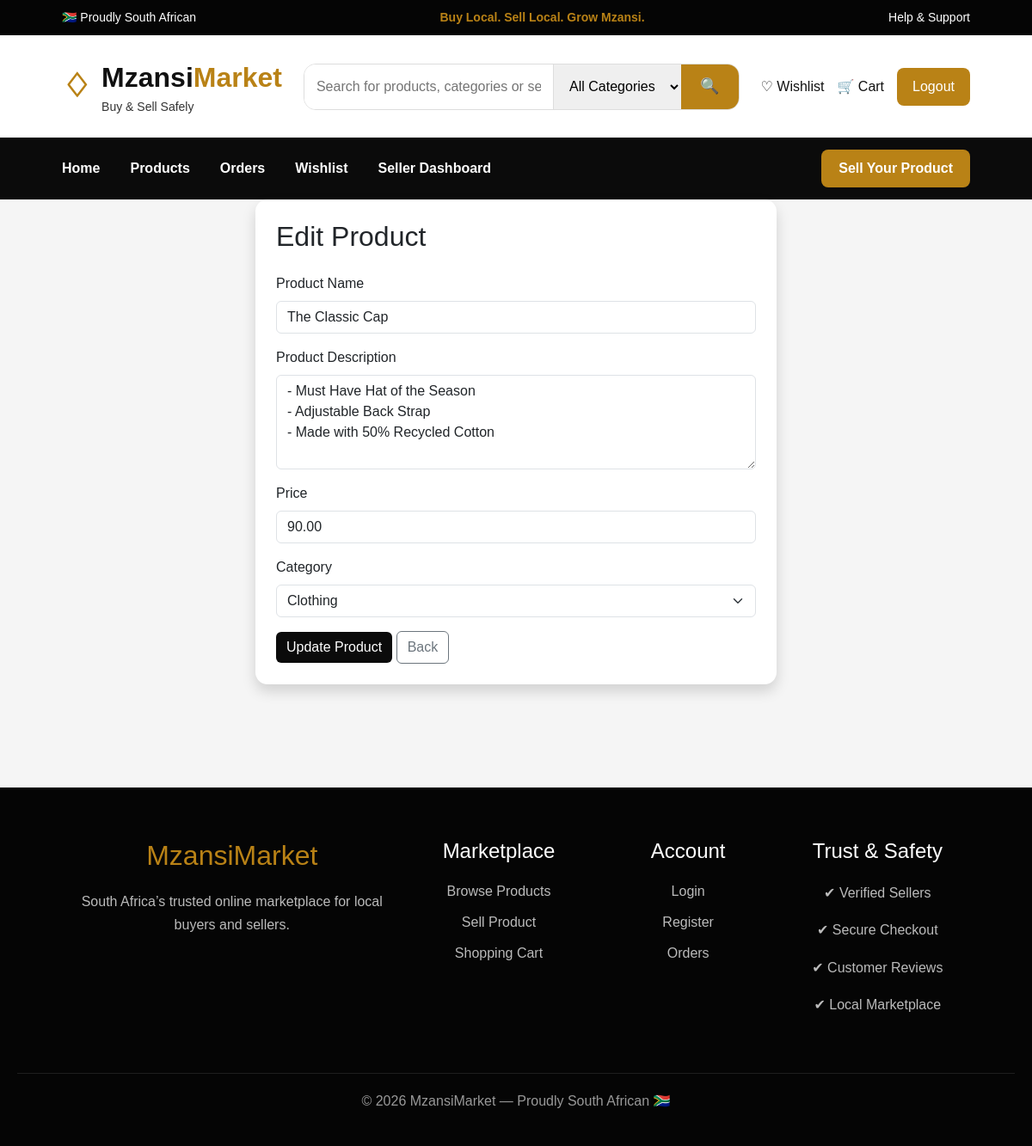
The page /seller/edit_product.php?id=7 (signed in) on the database its author committed.
### tables this page shows
CREATE TABLE `products` (
  `product_id` int(11) NOT NULL,
  `seller_id` int(11) DEFAULT NULL,
  `product_name` varchar(255) DEFAULT NULL,
  `description` text DEFAULT NULL,
  `price` decimal(10,2) DEFAULT NULL,
  `image` varchar(255) DEFAULT NULL,
  `category` varchar(100) DEFAULT NULL,
  `created_at` timestamp NOT NULL DEFAULT current_timestamp(),
  `stock` int(11) DEFAULT 1
);

### seller/edit_product.php (the view, shortened to what this page needs)
<?php
include("../includes/db.php");
include("../includes/header.php");
$product_id = $_GET['id'];
$seller_id = $_SESSION['user_id'];
$sql = "SELECT * FROM products
        WHERE product_id='$product_id'
        AND seller_id='$seller_id'";
$result = mysqli_query($conn, $sql);
$product = mysqli_fetch_assoc($result);
?>
<div class="row justify-content-center">
    <div class="col-md-7">
        <div class="card shadow">
            <div class="card-body p-4">
                <h2 class="mb-4">Edit Product</h2>
                <form method="POST">
                    <div class="mb-3">
                        <label class="form-label">Product Name</label>
                        <input type="text" name="product_name" class="form-control"
                               value="<?php echo $product['product_name']; ?>" required>
                    </div>
                    <div class="mb-3">
                        <label class="form-label">Product Description</label>
                        <textarea name="description" class="form-control" rows="4" required><?php echo $product['description']; ?></textarea>
                    </div>
                    <div class="mb-3">
                        <label class="form-label">Price</label>
                        <input type="number" name="price" class="form-control" step="0.01"
                               value="<?php echo $product['price']; ?>" required>
                    </div>
                    <div class="mb-3">
                        <label class="form-label">Category</label>
                        <select name="category" class="form-select" required>
                            <option value="Clothing" <?php if($product['category']=="Clothing") echo "selected"; ?>>Clothing</option>
                        </select>
                    </div>
                    <button type="submit" name="update_product" class="btn btn-dark">
                        Update Product
                    </button>
                    <a href="my_products.php" class="btn btn-outline-secondary">
                        Back
                    </a>
                </form>
            </div>
        </div>
    </div>
</div>
<?php
include("../includes/footer.php");
?>

### css/style.css (style rules this page uses)
:root { --black: #0b0b0b; --green: #003b1f; --gold: #b98216; --cream: #f7f1e6; --light: #f8f8f8; }
body { background: #f5f5f5; font-family: Arial, sans-serif; color: #111; }
.card { border: none; border-radius: 14px; overflow: hidden; transition: 0.3s; }
.btn-dark { background: #0b0b0b; border: none; }
.card { background: white; }

### rows shown on the page
products: product_name "The Classic Cap", description "- Must Have Hat of the Season - Adjustable Back Strap - Made with 50% Recycled Cotton", price "90.00", category "Clothing"
